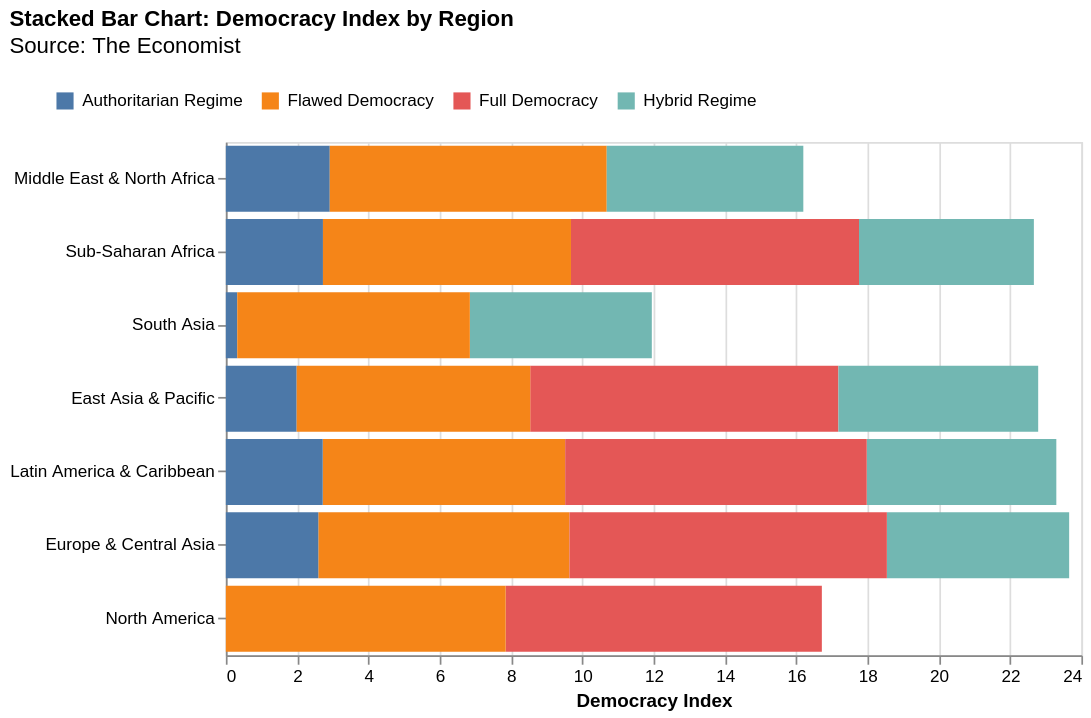

Express this chart as Vega-Lite.
### Vega-Lite specification from a JSON file in a GitHub repository (floating-point values rounded to 4 significant figures; data arrays with more than 128 entries replaced by an {"elided": "..."} marker saying what was removed)
{"$schema": "https://vega.github.io/schema/vega-lite/v5.json", "data": {"values": {"elided": "166 records"}}, "title": {"fontSize": 13, "subtitleFontSize": 13, "text": "Stacked Bar Chart: Democracy Index by Region", "subtitle": ["Source: The Economist", ""], "anchor": "start"}, "width": 500, "height": 300, "mark": {"type": "bar"}, "encoding": {"y": {"field": "Region", "sort": {"op": "mean", "order": "ascending", "field": "democracy_eiu"}, "axis": {"title": null}}, "x": {"aggregate": "mean", "field": "democracy_eiu", "axis": {"title": "Democracy Index"}}, "color": {"field": "Regime", "legend": {"orient": "none", "columns": 13, "legendX": -100, "legendY": -30, "offset": 10, "title": null}}}}
